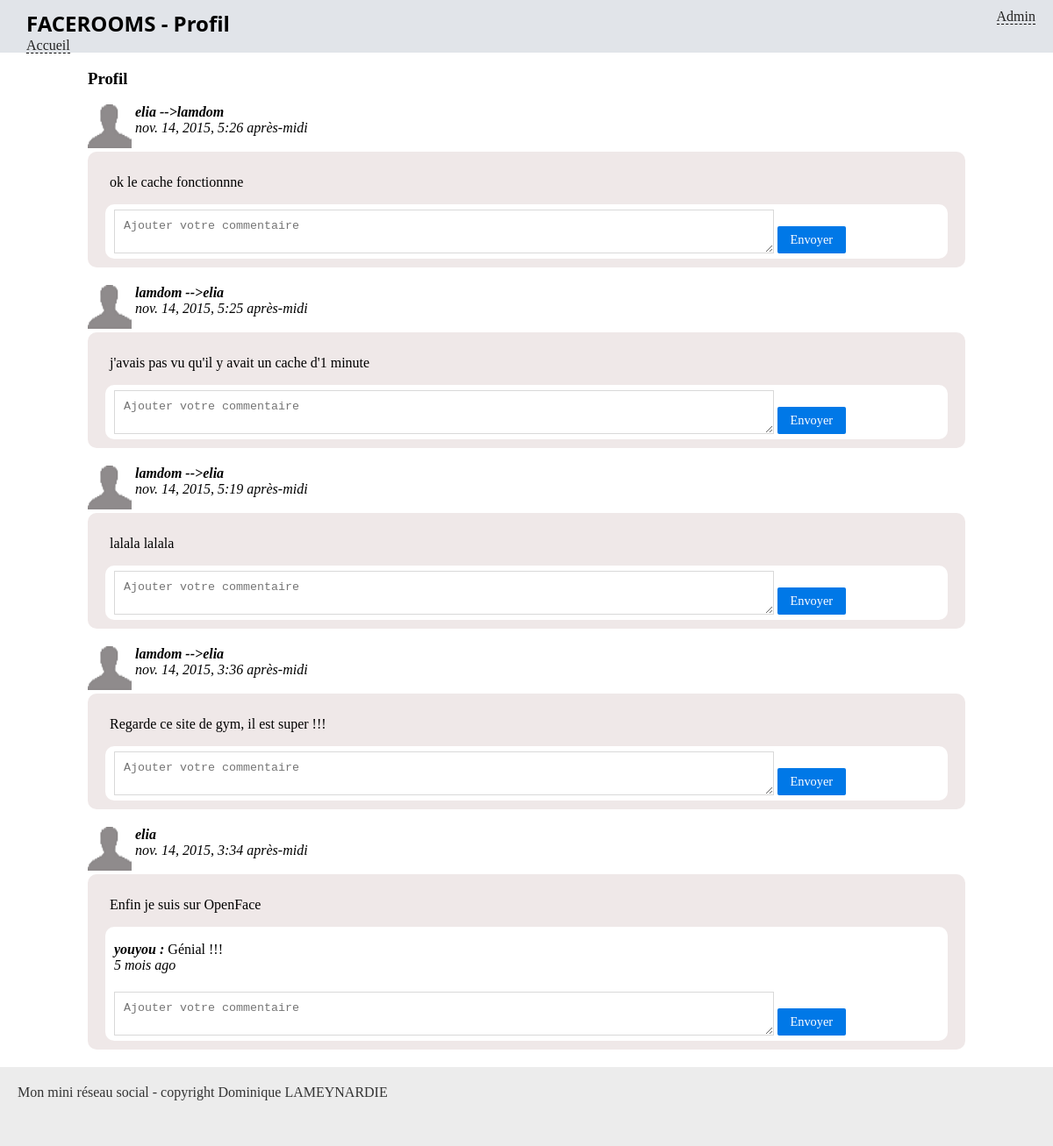
Page /social/elia on the committed database.
### social/models.py (models this page shows, shortened)
class MessageClassic(models.Model):
    date_message = models.DateTimeField(auto_now_add=True, verbose_name="Date du message")
    contenu_message = models.TextField(null=True, verbose_name="Contenu du message")
    auteur_message = models.ForeignKey(Auteur, verbose_name="Auteur du message")
    def commentaires(self):
        return self.commentaire_set.all()
    def recup_message_membre(self):
        if hasattr(self, 'messagemembre'):#on vérifie que l'attribut existe
            return self.messagemembre.destinataire_message
        return None

class Auteur(models.Model):
    pseudo = models.CharField(max_length=25)
    Avatar = models.FileField(null=True, blank=True, upload_to="avatars/")
    nom = models.CharField(max_length=35)
    prenom = models.CharField(max_length=25)
    email = models.EmailField(max_length=70)
    date = models.DateTimeField(auto_now_add=True, auto_now=False, verbose_name="Date d'inscription")
    def __str__(self):
        return self.pseudo

class MessageMembre(MessageClassic):# hérite de MessageClassic et a un attribut en plus
    destinataire_message = models.ForeignKey(Auteur, verbose_name="Destinataire du message")

class Commentaire(models.Model):
    date_commentaire = models.DateTimeField(auto_now_add=True)
    contenu_commentaire = models.TextField(null=True)
    auteur_commentaire = models.ForeignKey(Auteur)
    message = models.ForeignKey(MessageClassic)
    class Meta:
        ordering = ['-date_commentaire'] #trie les commentaires par date décroissante

### social/views.py (the view)
# urls.py: url(r'^(?P<pseudo>\w+)$', 'profil', name='profil'),
def profil(request, pseudo):
    list_message = MessageClassic.objects.all().order_by('-date_message').select_related('messagemembre')
    return render(request, 'social/profil.html', locals())

### social/templates/social/profil.html (shortened to what this page needs)
{% extends "base.html" %}
{% load i18n staticfiles %}
{% load humanize %}
{% block entete %}
    <h1>FACEROOMS - Profil</h1>
    <a href="{% url 'accueil' %}" id="accueil">Accueil</a>
{% endblock %}
{% block content %}
    <h3>Profil</h3>
    {% for message in list_message %}
        {% if message.auteur_message.pseudo == pseudo or message.recup_message_membre.pseudo == pseudo %}
            <div>
                <img src="{% static 'social/avatar.png' %}" alt="">
                <div class="infos">
                    <span id="auth">
                        {{ message.auteur_message }}
                        {% if message.recup_message_membre %}
                            -->{{ message.recup_message_membre }}
                        {% endif %}
                    </span><br>
                    {{ message.date_message }}
                </div>
                <div class="message">
                    <p id="text_message">{{ message.contenu_message }}</p>
                        <div class="commentaire">
                            {% for commentaire in message.commentaires %}
                                <p>
                                    <span class="info_auteur_com">{{ commentaire.auteur_commentaire}} : </span>
                                    {{ commentaire.contenu_commentaire }}<br>
                                    <span class="info_time_com">{{ commentaire.date_commentaire|naturaltime}}</span>
                                </p>
                            {% endfor %}
                            <form action="#">
                                <textarea name="comment" id="comment" cols="30" rows="10" placeholder="Ajouter votre commentaire"></textarea>
                                <input class="formulaire" type="submit" value="Envoyer">
                            </form>
                        </div>
                </div>
            </div>
        {% endif %}
    {% endfor %}
{% endblock %}

### social/static/social/styles.css (style rules this page uses)
* { box-sizing: border-box; }
body { margin: 0; padding: 0; }
a { color: #222; border-bottom: 1px dashed #000; text-decoration: none; }
header h1 { margin: 0 30px; font-size: 1.5em; font-family: 'Open Sans'; }
#accueil { margin: 0px 30px; }
form input, form select, form textarea { border: 1px solid #d9d9d9; color: #343434; margin: 5px 0px 5px 0px; padding: 10px; vertical-align: bottom }
form textarea { height: 50px; width: 80%; }
input[type="submit"] { background-color: #0078E7; color: #FFF; font-family: Verdana; font-size: 0.9em; padding: 0.5em 1em; border: 0px none transparent; text-decoration: none; border-radius: 2px; display: inline-block; }
.message { border-radius: 10px 10px 10px 10px; padding: 10px 10px 5px 10px; margin-bottom: 20px; background-color: #efe8e8; }
#text_message { padding: 0px 15px; }
.infos { display: inline-block; width: 200px; height:50px; vertical-align: top; font-style: italic; }
#auth { font-weight: bold; }
img { display:inline-block; width:50px; height:50px; }
.commentaire { border-radius: 10px 10px 10px 10px; padding: 1px 10px 1px 10px; margin: 5px 10px 5px 10px; background-color: white; }
.info_auteur_com { font-style: italic; font-weight: bold; }
.info_time_com { font-style: italic; }

### rows in the picture
MessageClassic: auteur_message "elia", recup_message_membre "lamdom", date_message "nov. 14, 2015, 5:26 après-midi", contenu_message "ok le cache fonctionnne"
MessageClassic: auteur_message "lamdom", recup_message_membre "elia", date_message "nov. 14, 2015, 5:25 après-midi", contenu_message "j'avais pas vu qu'il y avait un cache d'1 minute"
MessageClassic: auteur_message "lamdom", recup_message_membre "elia", date_message "nov. 14, 2015, 5:19 après-midi", contenu_message "lalala lalala"
MessageClassic: auteur_message "lamdom", recup_message_membre "elia", date_message "nov. 14, 2015, 3:36 après-midi", contenu_message "Regarde ce site de gym, il est super !!!"
MessageClassic: auteur_message "elia", date_message "nov. 14, 2015, 3:34 après-midi", contenu_message "Enfin je suis sur OpenFace"
Commentaire: auteur_commentaire "youyou", contenu_commentaire "Génial !!!", date_commentaire "5 mois ago"
